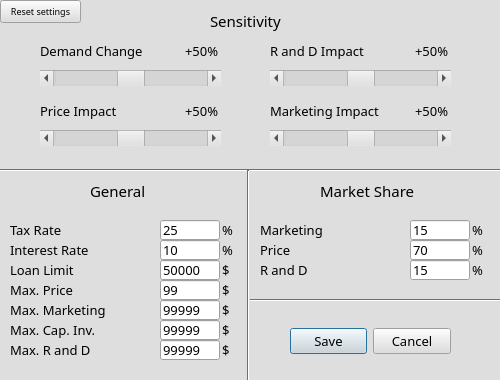
<?xml version="1.0" encoding="UTF-8"?>
<ui version="4.0">
 <class>Dialog_setParameters</class>
 <widget class="QDialog" name="Dialog_setParameters">
  <property name="enabled">
   <bool>true</bool>
  </property>
  <property name="geometry">
   <rect>
    <x>0</x>
    <y>0</y>
    <width>500</width>
    <height>380</height>
   </rect>
  </property>
  <property name="minimumSize">
   <size>
    <width>500</width>
    <height>380</height>
   </size>
  </property>
  <property name="maximumSize">
   <size>
    <width>500</width>
    <height>380</height>
   </size>
  </property>
  <property name="palette">
   <palette>
    <active>
     <colorrole role="WindowText">
      <brush brushstyle="SolidPattern">
       <color alpha="255">
        <red>0</red>
        <green>0</green>
        <blue>0</blue>
       </color>
      </brush>
     </colorrole>
     <colorrole role="Button">
      <brush brushstyle="SolidPattern">
       <color alpha="255">
        <red>222</red>
        <green>222</green>
        <blue>222</blue>
       </color>
      </brush>
     </colorrole>
     <colorrole role="Light">
      <brush brushstyle="SolidPattern">
       <color alpha="255">
        <red>255</red>
        <green>255</green>
        <blue>255</blue>
       </color>
      </brush>
     </colorrole>
     <colorrole role="Midlight">
      <brush brushstyle="SolidPattern">
       <color alpha="255">
        <red>238</red>
        <green>238</green>
        <blue>238</blue>
       </color>
      </brush>
     </colorrole>
     <colorrole role="Dark">
      <brush brushstyle="SolidPattern">
       <color alpha="255">
        <red>111</red>
        <green>111</green>
        <blue>111</blue>
       </color>
      </brush>
     </colorrole>
     <colorrole role="Mid">
      <brush brushstyle="SolidPattern">
       <color alpha="255">
        <red>148</red>
        <green>148</green>
        <blue>148</blue>
       </color>
      </brush>
     </colorrole>
     <colorrole role="Text">
      <brush brushstyle="SolidPattern">
       <color alpha="255">
        <red>0</red>
        <green>0</green>
        <blue>0</blue>
       </color>
      </brush>
     </colorrole>
     <colorrole role="BrightText">
      <brush brushstyle="SolidPattern">
       <color alpha="255">
        <red>255</red>
        <green>255</green>
        <blue>255</blue>
       </color>
      </brush>
     </colorrole>
     <colorrole role="ButtonText">
      <brush brushstyle="SolidPattern">
       <color alpha="255">
        <red>0</red>
        <green>0</green>
        <blue>0</blue>
       </color>
      </brush>
     </colorrole>
     <colorrole role="Base">
      <brush brushstyle="SolidPattern">
       <color alpha="255">
        <red>255</red>
        <green>255</green>
        <blue>255</blue>
       </color>
      </brush>
     </colorrole>
     <colorrole role="Window">
      <brush brushstyle="SolidPattern">
       <color alpha="255">
        <red>222</red>
        <green>222</green>
        <blue>222</blue>
       </color>
      </brush>
     </colorrole>
     <colorrole role="Shadow">
      <brush brushstyle="SolidPattern">
       <color alpha="255">
        <red>0</red>
        <green>0</green>
        <blue>0</blue>
       </color>
      </brush>
     </colorrole>
     <colorrole role="AlternateBase">
      <brush brushstyle="SolidPattern">
       <color alpha="255">
        <red>238</red>
        <green>238</green>
        <blue>238</blue>
       </color>
      </brush>
     </colorrole>
     <colorrole role="ToolTipBase">
      <brush brushstyle="SolidPattern">
       <color alpha="255">
        <red>255</red>
        <green>255</green>
        <blue>220</blue>
       </color>
      </brush>
     </colorrole>
     <colorrole role="ToolTipText">
      <brush brushstyle="SolidPattern">
       <color alpha="255">
        <red>0</red>
        <green>0</green>
        <blue>0</blue>
       </color>
      </brush>
     </colorrole>
    </active>
    <inactive>
     <colorrole role="WindowText">
      <brush brushstyle="SolidPattern">
       <color alpha="255">
        <red>0</red>
        <green>0</green>
        <blue>0</blue>
       </color>
      </brush>
     </colorrole>
     <colorrole role="Button">
      <brush brushstyle="SolidPattern">
       <color alpha="255">
        <red>222</red>
        <green>222</green>
        <blue>222</blue>
       </color>
      </brush>
     </colorrole>
     <colorrole role="Light">
      <brush brushstyle="SolidPattern">
       <color alpha="255">
        <red>255</red>
        <green>255</green>
        <blue>255</blue>
       </color>
      </brush>
     </colorrole>
     <colorrole role="Midlight">
      <brush brushstyle="SolidPattern">
       <color alpha="255">
        <red>238</red>
        <green>238</green>
        <blue>238</blue>
       </color>
      </brush>
     </colorrole>
     <colorrole role="Dark">
      <brush brushstyle="SolidPattern">
       <color alpha="255">
        <red>111</red>
        <green>111</green>
        <blue>111</blue>
       </color>
      </brush>
     </colorrole>
     <colorrole role="Mid">
      <brush brushstyle="SolidPattern">
       <color alpha="255">
        <red>148</red>
        <green>148</green>
        <blue>148</blue>
       </color>
      </brush>
     </colorrole>
     <colorrole role="Text">
      <brush brushstyle="SolidPattern">
       <color alpha="255">
        <red>0</red>
        <green>0</green>
        <blue>0</blue>
       </color>
      </brush>
     </colorrole>
     <colorrole role="BrightText">
      <brush brushstyle="SolidPattern">
       <color alpha="255">
        <red>255</red>
        <green>255</green>
        <blue>255</blue>
       </color>
      </brush>
     </colorrole>
     <colorrole role="ButtonText">
      <brush brushstyle="SolidPattern">
       <color alpha="255">
        <red>0</red>
        <green>0</green>
        <blue>0</blue>
       </color>
      </brush>
     </colorrole>
     <colorrole role="Base">
      <brush brushstyle="SolidPattern">
       <color alpha="255">
        <red>255</red>
        <green>255</green>
        <blue>255</blue>
       </color>
      </brush>
     </colorrole>
     <colorrole role="Window">
      <brush brushstyle="SolidPattern">
       <color alpha="255">
        <red>222</red>
        <green>222</green>
        <blue>222</blue>
       </color>
      </brush>
     </colorrole>
     <colorrole role="Shadow">
      <brush brushstyle="SolidPattern">
       <color alpha="255">
        <red>0</red>
        <green>0</green>
        <blue>0</blue>
       </color>
      </brush>
     </colorrole>
     <colorrole role="AlternateBase">
      <brush brushstyle="SolidPattern">
       <color alpha="255">
        <red>238</red>
        <green>238</green>
        <blue>238</blue>
       </color>
      </brush>
     </colorrole>
     <colorrole role="ToolTipBase">
      <brush brushstyle="SolidPattern">
       <color alpha="255">
        <red>255</red>
        <green>255</green>
        <blue>220</blue>
       </color>
      </brush>
     </colorrole>
     <colorrole role="ToolTipText">
      <brush brushstyle="SolidPattern">
       <color alpha="255">
        <red>0</red>
        <green>0</green>
        <blue>0</blue>
       </color>
      </brush>
     </colorrole>
    </inactive>
    <disabled>
     <colorrole role="WindowText">
      <brush brushstyle="SolidPattern">
       <color alpha="255">
        <red>111</red>
        <green>111</green>
        <blue>111</blue>
       </color>
      </brush>
     </colorrole>
     <colorrole role="Button">
      <brush brushstyle="SolidPattern">
       <color alpha="255">
        <red>222</red>
        <green>222</green>
        <blue>222</blue>
       </color>
      </brush>
     </colorrole>
     <colorrole role="Light">
      <brush brushstyle="SolidPattern">
       <color alpha="255">
        <red>255</red>
        <green>255</green>
        <blue>255</blue>
       </color>
      </brush>
     </colorrole>
     <colorrole role="Midlight">
      <brush brushstyle="SolidPattern">
       <color alpha="255">
        <red>238</red>
        <green>238</green>
        <blue>238</blue>
       </color>
      </brush>
     </colorrole>
     <colorrole role="Dark">
      <brush brushstyle="SolidPattern">
       <color alpha="255">
        <red>111</red>
        <green>111</green>
        <blue>111</blue>
       </color>
      </brush>
     </colorrole>
     <colorrole role="Mid">
      <brush brushstyle="SolidPattern">
       <color alpha="255">
        <red>148</red>
        <green>148</green>
        <blue>148</blue>
       </color>
      </brush>
     </colorrole>
     <colorrole role="Text">
      <brush brushstyle="SolidPattern">
       <color alpha="255">
        <red>111</red>
        <green>111</green>
        <blue>111</blue>
       </color>
      </brush>
     </colorrole>
     <colorrole role="BrightText">
      <brush brushstyle="SolidPattern">
       <color alpha="255">
        <red>255</red>
        <green>255</green>
        <blue>255</blue>
       </color>
      </brush>
     </colorrole>
     <colorrole role="ButtonText">
      <brush brushstyle="SolidPattern">
       <color alpha="255">
        <red>111</red>
        <green>111</green>
        <blue>111</blue>
       </color>
      </brush>
     </colorrole>
     <colorrole role="Base">
      <brush brushstyle="SolidPattern">
       <color alpha="255">
        <red>222</red>
        <green>222</green>
        <blue>222</blue>
       </color>
      </brush>
     </colorrole>
     <colorrole role="Window">
      <brush brushstyle="SolidPattern">
       <color alpha="255">
        <red>222</red>
        <green>222</green>
        <blue>222</blue>
       </color>
      </brush>
     </colorrole>
     <colorrole role="Shadow">
      <brush brushstyle="SolidPattern">
       <color alpha="255">
        <red>0</red>
        <green>0</green>
        <blue>0</blue>
       </color>
      </brush>
     </colorrole>
     <colorrole role="AlternateBase">
      <brush brushstyle="SolidPattern">
       <color alpha="255">
        <red>222</red>
        <green>222</green>
        <blue>222</blue>
       </color>
      </brush>
     </colorrole>
     <colorrole role="ToolTipBase">
      <brush brushstyle="SolidPattern">
       <color alpha="255">
        <red>255</red>
        <green>255</green>
        <blue>220</blue>
       </color>
      </brush>
     </colorrole>
     <colorrole role="ToolTipText">
      <brush brushstyle="SolidPattern">
       <color alpha="255">
        <red>0</red>
        <green>0</green>
        <blue>0</blue>
       </color>
      </brush>
     </colorrole>
    </disabled>
   </palette>
  </property>
  <property name="windowTitle">
   <string>Economic Parameters</string>
  </property>
  <property name="statusTip">
   <string/>
  </property>
  <property name="whatsThis">
   <string/>
  </property>
  <widget class="QDialogButtonBox" name="buttonBox">
   <property name="geometry">
    <rect>
     <x>290</x>
     <y>325</y>
     <width>161</width>
     <height>32</height>
    </rect>
   </property>
   <property name="font">
    <font>
     <family>Montserrat Medium</family>
     <pointsize>10</pointsize>
    </font>
   </property>
   <property name="orientation">
    <enum>Qt::Horizontal</enum>
   </property>
   <property name="standardButtons">
    <set>QDialogButtonBox::Cancel|QDialogButtonBox::Save</set>
   </property>
  </widget>
  <widget class="QLabel" name="label_Sensitivity">
   <property name="geometry">
    <rect>
     <x>210</x>
     <y>10</y>
     <width>81</width>
     <height>21</height>
    </rect>
   </property>
   <property name="font">
    <font>
     <family>Montserrat Medium</family>
     <pointsize>11</pointsize>
    </font>
   </property>
   <property name="text">
    <string>Sensitivity</string>
   </property>
  </widget>
  <widget class="QScrollBar" name="horizontalScrollBar_DemandChange">
   <property name="geometry">
    <rect>
     <x>40</x>
     <y>70</y>
     <width>181</width>
     <height>16</height>
    </rect>
   </property>
   <property name="minimum">
    <number>-50</number>
   </property>
   <property name="maximum">
    <number>50</number>
   </property>
   <property name="pageStep">
    <number>10</number>
   </property>
   <property name="value">
    <number>0</number>
   </property>
   <property name="sliderPosition">
    <number>0</number>
   </property>
   <property name="orientation">
    <enum>Qt::Horizontal</enum>
   </property>
   <property name="invertedAppearance">
    <bool>false</bool>
   </property>
  </widget>
  <widget class="QScrollBar" name="horizontalScrollBar_RandDImpact">
   <property name="geometry">
    <rect>
     <x>270</x>
     <y>70</y>
     <width>181</width>
     <height>16</height>
    </rect>
   </property>
   <property name="minimum">
    <number>-50</number>
   </property>
   <property name="maximum">
    <number>50</number>
   </property>
   <property name="pageStep">
    <number>10</number>
   </property>
   <property name="value">
    <number>0</number>
   </property>
   <property name="sliderPosition">
    <number>0</number>
   </property>
   <property name="orientation">
    <enum>Qt::Horizontal</enum>
   </property>
   <property name="invertedAppearance">
    <bool>false</bool>
   </property>
  </widget>
  <widget class="QScrollBar" name="horizontalScrollBar_PriceImpact">
   <property name="geometry">
    <rect>
     <x>40</x>
     <y>130</y>
     <width>181</width>
     <height>16</height>
    </rect>
   </property>
   <property name="minimum">
    <number>-50</number>
   </property>
   <property name="maximum">
    <number>50</number>
   </property>
   <property name="pageStep">
    <number>10</number>
   </property>
   <property name="value">
    <number>0</number>
   </property>
   <property name="sliderPosition">
    <number>0</number>
   </property>
   <property name="orientation">
    <enum>Qt::Horizontal</enum>
   </property>
   <property name="invertedAppearance">
    <bool>false</bool>
   </property>
  </widget>
  <widget class="QScrollBar" name="horizontalScrollBar_MarketingImpact">
   <property name="geometry">
    <rect>
     <x>270</x>
     <y>130</y>
     <width>181</width>
     <height>16</height>
    </rect>
   </property>
   <property name="minimum">
    <number>-50</number>
   </property>
   <property name="maximum">
    <number>50</number>
   </property>
   <property name="pageStep">
    <number>10</number>
   </property>
   <property name="value">
    <number>0</number>
   </property>
   <property name="sliderPosition">
    <number>0</number>
   </property>
   <property name="tracking">
    <bool>true</bool>
   </property>
   <property name="orientation">
    <enum>Qt::Horizontal</enum>
   </property>
   <property name="invertedAppearance">
    <bool>false</bool>
   </property>
  </widget>
  <widget class="QLabel" name="label_DemandChange">
   <property name="geometry">
    <rect>
     <x>40</x>
     <y>40</y>
     <width>121</width>
     <height>21</height>
    </rect>
   </property>
   <property name="font">
    <font>
     <family>Montserrat Medium</family>
     <pointsize>10</pointsize>
    </font>
   </property>
   <property name="text">
    <string>Demand Change</string>
   </property>
  </widget>
  <widget class="QLabel" name="label_DemandChange_int">
   <property name="geometry">
    <rect>
     <x>185</x>
     <y>40</y>
     <width>38</width>
     <height>21</height>
    </rect>
   </property>
   <property name="font">
    <font>
     <family>Montserrat Medium</family>
     <pointsize>10</pointsize>
    </font>
   </property>
   <property name="text">
    <string>+50%</string>
   </property>
  </widget>
  <widget class="QLabel" name="label_PriceImpact_int">
   <property name="geometry">
    <rect>
     <x>185</x>
     <y>100</y>
     <width>38</width>
     <height>21</height>
    </rect>
   </property>
   <property name="font">
    <font>
     <family>Montserrat Medium</family>
     <pointsize>10</pointsize>
    </font>
   </property>
   <property name="text">
    <string>+50%</string>
   </property>
  </widget>
  <widget class="QLabel" name="label_PriceImpact">
   <property name="geometry">
    <rect>
     <x>40</x>
     <y>100</y>
     <width>121</width>
     <height>21</height>
    </rect>
   </property>
   <property name="font">
    <font>
     <family>Montserrat Medium</family>
     <pointsize>10</pointsize>
    </font>
   </property>
   <property name="text">
    <string>Price Impact</string>
   </property>
  </widget>
  <widget class="QLabel" name="label_RandDImpact_int">
   <property name="geometry">
    <rect>
     <x>415</x>
     <y>40</y>
     <width>38</width>
     <height>21</height>
    </rect>
   </property>
   <property name="font">
    <font>
     <family>Montserrat Medium</family>
     <pointsize>10</pointsize>
    </font>
   </property>
   <property name="text">
    <string>+50%</string>
   </property>
  </widget>
  <widget class="QLabel" name="label_RandDImpact">
   <property name="geometry">
    <rect>
     <x>270</x>
     <y>40</y>
     <width>121</width>
     <height>21</height>
    </rect>
   </property>
   <property name="font">
    <font>
     <family>Montserrat Medium</family>
     <pointsize>10</pointsize>
    </font>
   </property>
   <property name="text">
    <string>R and D Impact</string>
   </property>
  </widget>
  <widget class="QLabel" name="label_MarketingImpact_int">
   <property name="geometry">
    <rect>
     <x>415</x>
     <y>100</y>
     <width>38</width>
     <height>21</height>
    </rect>
   </property>
   <property name="font">
    <font>
     <family>Montserrat Medium</family>
     <pointsize>10</pointsize>
    </font>
   </property>
   <property name="text">
    <string>+50%</string>
   </property>
  </widget>
  <widget class="QLabel" name="label_MarketingImpact">
   <property name="geometry">
    <rect>
     <x>270</x>
     <y>100</y>
     <width>121</width>
     <height>21</height>
    </rect>
   </property>
   <property name="font">
    <font>
     <family>Montserrat Medium</family>
     <pointsize>10</pointsize>
    </font>
   </property>
   <property name="text">
    <string>Marketing Impact</string>
   </property>
  </widget>
  <widget class="QLabel" name="label_General">
   <property name="geometry">
    <rect>
     <x>90</x>
     <y>180</y>
     <width>61</width>
     <height>21</height>
    </rect>
   </property>
   <property name="font">
    <font>
     <family>Montserrat Medium</family>
     <pointsize>11</pointsize>
    </font>
   </property>
   <property name="text">
    <string>General</string>
   </property>
  </widget>
  <widget class="Line" name="line">
   <property name="geometry">
    <rect>
     <x>-10</x>
     <y>160</y>
     <width>511</width>
     <height>20</height>
    </rect>
   </property>
   <property name="orientation">
    <enum>Qt::Horizontal</enum>
   </property>
  </widget>
  <widget class="Line" name="line_2">
   <property name="geometry">
    <rect>
     <x>240</x>
     <y>170</y>
     <width>16</width>
     <height>241</height>
    </rect>
   </property>
   <property name="frameShadow">
    <enum>QFrame::Sunken</enum>
   </property>
   <property name="orientation">
    <enum>Qt::Vertical</enum>
   </property>
  </widget>
  <widget class="Line" name="line_3">
   <property name="geometry">
    <rect>
     <x>250</x>
     <y>290</y>
     <width>251</width>
     <height>20</height>
    </rect>
   </property>
   <property name="orientation">
    <enum>Qt::Horizontal</enum>
   </property>
  </widget>
  <widget class="QLabel" name="label_TaxRate">
   <property name="geometry">
    <rect>
     <x>10</x>
     <y>220</y>
     <width>110</width>
     <height>20</height>
    </rect>
   </property>
   <property name="font">
    <font>
     <family>Montserrat Medium</family>
     <pointsize>10</pointsize>
    </font>
   </property>
   <property name="text">
    <string>Tax Rate</string>
   </property>
  </widget>
  <widget class="QLineEdit" name="lineEdit_TaxRate">
   <property name="geometry">
    <rect>
     <x>160</x>
     <y>220</y>
     <width>60</width>
     <height>20</height>
    </rect>
   </property>
   <property name="font">
    <font>
     <family>Montserrat Medium</family>
     <pointsize>10</pointsize>
    </font>
   </property>
   <property name="inputMask">
    <string/>
   </property>
   <property name="text">
    <string>25</string>
   </property>
   <property name="maxLength">
    <number>6</number>
   </property>
   <property name="frame">
    <bool>true</bool>
   </property>
   <property name="echoMode">
    <enum>QLineEdit::Normal</enum>
   </property>
   <property name="dragEnabled">
    <bool>false</bool>
   </property>
   <property name="cursorMoveStyle">
    <enum>Qt::LogicalMoveStyle</enum>
   </property>
   <property name="clearButtonEnabled">
    <bool>false</bool>
   </property>
  </widget>
  <widget class="QLabel" name="label_TaxRate_unit">
   <property name="geometry">
    <rect>
     <x>222</x>
     <y>220</y>
     <width>16</width>
     <height>20</height>
    </rect>
   </property>
   <property name="font">
    <font>
     <family>Montserrat Medium</family>
     <pointsize>10</pointsize>
    </font>
   </property>
   <property name="text">
    <string>%</string>
   </property>
  </widget>
  <widget class="QLabel" name="label_InterestRate">
   <property name="geometry">
    <rect>
     <x>10</x>
     <y>240</y>
     <width>110</width>
     <height>20</height>
    </rect>
   </property>
   <property name="font">
    <font>
     <family>Montserrat Medium</family>
     <pointsize>10</pointsize>
    </font>
   </property>
   <property name="text">
    <string>Interest Rate</string>
   </property>
  </widget>
  <widget class="QLabel" name="label_InterestRate_unit">
   <property name="geometry">
    <rect>
     <x>222</x>
     <y>240</y>
     <width>16</width>
     <height>20</height>
    </rect>
   </property>
   <property name="font">
    <font>
     <family>Montserrat Medium</family>
     <pointsize>10</pointsize>
    </font>
   </property>
   <property name="text">
    <string>%</string>
   </property>
  </widget>
  <widget class="QLineEdit" name="lineEdit_InterestRate">
   <property name="geometry">
    <rect>
     <x>160</x>
     <y>240</y>
     <width>60</width>
     <height>20</height>
    </rect>
   </property>
   <property name="font">
    <font>
     <family>Montserrat Medium</family>
     <pointsize>10</pointsize>
    </font>
   </property>
   <property name="inputMask">
    <string/>
   </property>
   <property name="text">
    <string>10</string>
   </property>
   <property name="maxLength">
    <number>6</number>
   </property>
   <property name="frame">
    <bool>true</bool>
   </property>
   <property name="echoMode">
    <enum>QLineEdit::Normal</enum>
   </property>
   <property name="dragEnabled">
    <bool>false</bool>
   </property>
   <property name="cursorMoveStyle">
    <enum>Qt::LogicalMoveStyle</enum>
   </property>
   <property name="clearButtonEnabled">
    <bool>false</bool>
   </property>
  </widget>
  <widget class="QLabel" name="label_LoanLimit">
   <property name="geometry">
    <rect>
     <x>10</x>
     <y>260</y>
     <width>110</width>
     <height>20</height>
    </rect>
   </property>
   <property name="font">
    <font>
     <family>Montserrat Medium</family>
     <pointsize>10</pointsize>
    </font>
   </property>
   <property name="text">
    <string>Loan Limit</string>
   </property>
  </widget>
  <widget class="QLabel" name="label_LoanLimit_unit">
   <property name="geometry">
    <rect>
     <x>222</x>
     <y>260</y>
     <width>16</width>
     <height>20</height>
    </rect>
   </property>
   <property name="font">
    <font>
     <family>Montserrat Medium</family>
     <pointsize>10</pointsize>
    </font>
   </property>
   <property name="text">
    <string>$</string>
   </property>
  </widget>
  <widget class="QLineEdit" name="lineEdit_LoanLimit">
   <property name="geometry">
    <rect>
     <x>160</x>
     <y>260</y>
     <width>60</width>
     <height>20</height>
    </rect>
   </property>
   <property name="font">
    <font>
     <family>Montserrat Medium</family>
     <pointsize>10</pointsize>
    </font>
   </property>
   <property name="inputMask">
    <string/>
   </property>
   <property name="text">
    <string>50000</string>
   </property>
   <property name="maxLength">
    <number>6</number>
   </property>
   <property name="frame">
    <bool>true</bool>
   </property>
   <property name="echoMode">
    <enum>QLineEdit::Normal</enum>
   </property>
   <property name="dragEnabled">
    <bool>false</bool>
   </property>
   <property name="cursorMoveStyle">
    <enum>Qt::LogicalMoveStyle</enum>
   </property>
   <property name="clearButtonEnabled">
    <bool>false</bool>
   </property>
  </widget>
  <widget class="QLabel" name="label_MaxPrice">
   <property name="geometry">
    <rect>
     <x>10</x>
     <y>280</y>
     <width>110</width>
     <height>20</height>
    </rect>
   </property>
   <property name="font">
    <font>
     <family>Montserrat Medium</family>
     <pointsize>10</pointsize>
    </font>
   </property>
   <property name="text">
    <string>Max. Price</string>
   </property>
  </widget>
  <widget class="QLabel" name="label_MaxPrice_unit">
   <property name="geometry">
    <rect>
     <x>222</x>
     <y>280</y>
     <width>16</width>
     <height>20</height>
    </rect>
   </property>
   <property name="font">
    <font>
     <family>Montserrat Medium</family>
     <pointsize>10</pointsize>
    </font>
   </property>
   <property name="text">
    <string>$</string>
   </property>
  </widget>
  <widget class="QLineEdit" name="lineEdit_MaxPrice">
   <property name="geometry">
    <rect>
     <x>160</x>
     <y>280</y>
     <width>60</width>
     <height>20</height>
    </rect>
   </property>
   <property name="font">
    <font>
     <family>Montserrat Medium</family>
     <pointsize>10</pointsize>
    </font>
   </property>
   <property name="inputMask">
    <string/>
   </property>
   <property name="text">
    <string>99</string>
   </property>
   <property name="maxLength">
    <number>6</number>
   </property>
   <property name="frame">
    <bool>true</bool>
   </property>
   <property name="echoMode">
    <enum>QLineEdit::Normal</enum>
   </property>
   <property name="dragEnabled">
    <bool>false</bool>
   </property>
   <property name="cursorMoveStyle">
    <enum>Qt::LogicalMoveStyle</enum>
   </property>
   <property name="clearButtonEnabled">
    <bool>false</bool>
   </property>
  </widget>
  <widget class="QLabel" name="label_MaxMarketing">
   <property name="geometry">
    <rect>
     <x>10</x>
     <y>300</y>
     <width>110</width>
     <height>20</height>
    </rect>
   </property>
   <property name="font">
    <font>
     <family>Montserrat Medium</family>
     <pointsize>10</pointsize>
    </font>
   </property>
   <property name="text">
    <string>Max. Marketing</string>
   </property>
  </widget>
  <widget class="QLabel" name="label_MaxMarketing_unit">
   <property name="geometry">
    <rect>
     <x>222</x>
     <y>300</y>
     <width>16</width>
     <height>20</height>
    </rect>
   </property>
   <property name="font">
    <font>
     <family>Montserrat Medium</family>
     <pointsize>10</pointsize>
    </font>
   </property>
   <property name="text">
    <string>$</string>
   </property>
  </widget>
  <widget class="QLineEdit" name="lineEdit_MaxMarketing">
   <property name="geometry">
    <rect>
     <x>160</x>
     <y>300</y>
     <width>60</width>
     <height>20</height>
    </rect>
   </property>
   <property name="font">
    <font>
     <family>Montserrat Medium</family>
     <pointsize>10</pointsize>
    </font>
   </property>
   <property name="inputMask">
    <string/>
   </property>
   <property name="text">
    <string>99999</string>
   </property>
   <property name="maxLength">
    <number>6</number>
   </property>
   <property name="frame">
    <bool>true</bool>
   </property>
   <property name="echoMode">
    <enum>QLineEdit::Normal</enum>
   </property>
   <property name="dragEnabled">
    <bool>false</bool>
   </property>
   <property name="cursorMoveStyle">
    <enum>Qt::LogicalMoveStyle</enum>
   </property>
   <property name="clearButtonEnabled">
    <bool>false</bool>
   </property>
  </widget>
  <widget class="QLabel" name="label_MaxCapInv">
   <property name="geometry">
    <rect>
     <x>10</x>
     <y>320</y>
     <width>110</width>
     <height>20</height>
    </rect>
   </property>
   <property name="font">
    <font>
     <family>Montserrat Medium</family>
     <pointsize>10</pointsize>
    </font>
   </property>
   <property name="text">
    <string>Max. Cap. Inv.</string>
   </property>
  </widget>
  <widget class="QLabel" name="label_MaxCapInv_unit">
   <property name="geometry">
    <rect>
     <x>222</x>
     <y>320</y>
     <width>16</width>
     <height>20</height>
    </rect>
   </property>
   <property name="font">
    <font>
     <family>Montserrat Medium</family>
     <pointsize>10</pointsize>
    </font>
   </property>
   <property name="text">
    <string>$</string>
   </property>
  </widget>
  <widget class="QLineEdit" name="lineEdit_MaxCapInv">
   <property name="geometry">
    <rect>
     <x>160</x>
     <y>320</y>
     <width>60</width>
     <height>20</height>
    </rect>
   </property>
   <property name="font">
    <font>
     <family>Montserrat Medium</family>
     <pointsize>10</pointsize>
    </font>
   </property>
   <property name="inputMask">
    <string/>
   </property>
   <property name="text">
    <string>99999</string>
   </property>
   <property name="maxLength">
    <number>6</number>
   </property>
   <property name="frame">
    <bool>true</bool>
   </property>
   <property name="echoMode">
    <enum>QLineEdit::Normal</enum>
   </property>
   <property name="dragEnabled">
    <bool>false</bool>
   </property>
   <property name="cursorMoveStyle">
    <enum>Qt::LogicalMoveStyle</enum>
   </property>
   <property name="clearButtonEnabled">
    <bool>false</bool>
   </property>
  </widget>
  <widget class="QLabel" name="label_MaxRandD">
   <property name="geometry">
    <rect>
     <x>10</x>
     <y>340</y>
     <width>110</width>
     <height>20</height>
    </rect>
   </property>
   <property name="font">
    <font>
     <family>Montserrat Medium</family>
     <pointsize>10</pointsize>
    </font>
   </property>
   <property name="text">
    <string>Max. R and D</string>
   </property>
  </widget>
  <widget class="QLabel" name="label_MaxRandD_unit">
   <property name="geometry">
    <rect>
     <x>222</x>
     <y>340</y>
     <width>16</width>
     <height>20</height>
    </rect>
   </property>
   <property name="font">
    <font>
     <family>Montserrat Medium</family>
     <pointsize>10</pointsize>
    </font>
   </property>
   <property name="text">
    <string>$</string>
   </property>
  </widget>
  <widget class="QLineEdit" name="lineEdit_MaxRandD">
   <property name="geometry">
    <rect>
     <x>160</x>
     <y>340</y>
     <width>60</width>
     <height>20</height>
    </rect>
   </property>
   <property name="font">
    <font>
     <family>Montserrat Medium</family>
     <pointsize>10</pointsize>
    </font>
   </property>
   <property name="inputMask">
    <string/>
   </property>
   <property name="text">
    <string>99999</string>
   </property>
   <property name="maxLength">
    <number>6</number>
   </property>
   <property name="frame">
    <bool>true</bool>
   </property>
   <property name="echoMode">
    <enum>QLineEdit::Normal</enum>
   </property>
   <property name="dragEnabled">
    <bool>false</bool>
   </property>
   <property name="cursorMoveStyle">
    <enum>Qt::LogicalMoveStyle</enum>
   </property>
   <property name="clearButtonEnabled">
    <bool>false</bool>
   </property>
  </widget>
  <widget class="QLabel" name="label_RandD_unit">
   <property name="geometry">
    <rect>
     <x>472</x>
     <y>260</y>
     <width>16</width>
     <height>20</height>
    </rect>
   </property>
   <property name="font">
    <font>
     <family>Montserrat Medium</family>
     <pointsize>10</pointsize>
    </font>
   </property>
   <property name="text">
    <string>%</string>
   </property>
  </widget>
  <widget class="QLabel" name="label_Price_unit">
   <property name="geometry">
    <rect>
     <x>472</x>
     <y>240</y>
     <width>16</width>
     <height>20</height>
    </rect>
   </property>
   <property name="font">
    <font>
     <family>Montserrat Medium</family>
     <pointsize>10</pointsize>
    </font>
   </property>
   <property name="text">
    <string>%</string>
   </property>
  </widget>
  <widget class="QLabel" name="label_Marketing">
   <property name="geometry">
    <rect>
     <x>260</x>
     <y>220</y>
     <width>110</width>
     <height>20</height>
    </rect>
   </property>
   <property name="font">
    <font>
     <family>Montserrat Medium</family>
     <pointsize>10</pointsize>
    </font>
   </property>
   <property name="text">
    <string>Marketing</string>
   </property>
  </widget>
  <widget class="QLabel" name="label_Price">
   <property name="geometry">
    <rect>
     <x>260</x>
     <y>240</y>
     <width>110</width>
     <height>20</height>
    </rect>
   </property>
   <property name="font">
    <font>
     <family>Montserrat Medium</family>
     <pointsize>10</pointsize>
    </font>
   </property>
   <property name="text">
    <string>Price</string>
   </property>
  </widget>
  <widget class="QLabel" name="label_Marketing_unit">
   <property name="geometry">
    <rect>
     <x>472</x>
     <y>220</y>
     <width>16</width>
     <height>20</height>
    </rect>
   </property>
   <property name="font">
    <font>
     <family>Montserrat Medium</family>
     <pointsize>10</pointsize>
    </font>
   </property>
   <property name="text">
    <string>%</string>
   </property>
  </widget>
  <widget class="QLabel" name="label_RandD">
   <property name="geometry">
    <rect>
     <x>260</x>
     <y>260</y>
     <width>110</width>
     <height>20</height>
    </rect>
   </property>
   <property name="font">
    <font>
     <family>Montserrat Medium</family>
     <pointsize>10</pointsize>
    </font>
   </property>
   <property name="text">
    <string>R and D</string>
   </property>
  </widget>
  <widget class="QLineEdit" name="lineEdit_RandD">
   <property name="geometry">
    <rect>
     <x>410</x>
     <y>260</y>
     <width>60</width>
     <height>20</height>
    </rect>
   </property>
   <property name="font">
    <font>
     <family>Montserrat Medium</family>
     <pointsize>10</pointsize>
    </font>
   </property>
   <property name="inputMask">
    <string/>
   </property>
   <property name="text">
    <string>15</string>
   </property>
   <property name="maxLength">
    <number>2</number>
   </property>
   <property name="frame">
    <bool>true</bool>
   </property>
   <property name="echoMode">
    <enum>QLineEdit::Normal</enum>
   </property>
   <property name="dragEnabled">
    <bool>false</bool>
   </property>
   <property name="cursorMoveStyle">
    <enum>Qt::LogicalMoveStyle</enum>
   </property>
   <property name="clearButtonEnabled">
    <bool>false</bool>
   </property>
  </widget>
  <widget class="QLineEdit" name="lineEdit_Price">
   <property name="geometry">
    <rect>
     <x>410</x>
     <y>240</y>
     <width>60</width>
     <height>20</height>
    </rect>
   </property>
   <property name="font">
    <font>
     <family>Montserrat Medium</family>
     <pointsize>10</pointsize>
    </font>
   </property>
   <property name="inputMask">
    <string/>
   </property>
   <property name="text">
    <string>70</string>
   </property>
   <property name="maxLength">
    <number>2</number>
   </property>
   <property name="frame">
    <bool>true</bool>
   </property>
   <property name="echoMode">
    <enum>QLineEdit::Normal</enum>
   </property>
   <property name="dragEnabled">
    <bool>false</bool>
   </property>
   <property name="cursorMoveStyle">
    <enum>Qt::LogicalMoveStyle</enum>
   </property>
   <property name="clearButtonEnabled">
    <bool>false</bool>
   </property>
  </widget>
  <widget class="QLineEdit" name="lineEdit_Marketing">
   <property name="geometry">
    <rect>
     <x>410</x>
     <y>220</y>
     <width>60</width>
     <height>20</height>
    </rect>
   </property>
   <property name="font">
    <font>
     <family>Montserrat Medium</family>
     <pointsize>10</pointsize>
    </font>
   </property>
   <property name="inputMask">
    <string/>
   </property>
   <property name="text">
    <string>15</string>
   </property>
   <property name="maxLength">
    <number>2</number>
   </property>
   <property name="frame">
    <bool>true</bool>
   </property>
   <property name="echoMode">
    <enum>QLineEdit::Normal</enum>
   </property>
   <property name="dragEnabled">
    <bool>false</bool>
   </property>
   <property name="cursorMoveStyle">
    <enum>Qt::LogicalMoveStyle</enum>
   </property>
   <property name="clearButtonEnabled">
    <bool>false</bool>
   </property>
  </widget>
  <widget class="QLabel" name="label_MarketShare">
   <property name="geometry">
    <rect>
     <x>320</x>
     <y>180</y>
     <width>101</width>
     <height>21</height>
    </rect>
   </property>
   <property name="font">
    <font>
     <family>Montserrat Medium</family>
     <pointsize>11</pointsize>
    </font>
   </property>
   <property name="text">
    <string>Market Share</string>
   </property>
  </widget>
  <widget class="QPushButton" name="pushButton_ResetSettings">
   <property name="geometry">
    <rect>
     <x>0</x>
     <y>0</y>
     <width>81</width>
     <height>23</height>
    </rect>
   </property>
   <property name="font">
    <font>
     <family>Montserrat Medium</family>
     <pointsize>7</pointsize>
    </font>
   </property>
   <property name="toolTip">
    <string>Return default settings</string>
   </property>
   <property name="statusTip">
    <string/>
   </property>
   <property name="accessibleName">
    <string/>
   </property>
   <property name="accessibleDescription">
    <string/>
   </property>
   <property name="text">
    <string>Reset settings</string>
   </property>
  </widget>
 </widget>
 <resources/>
 <connections>
  <connection>
   <sender>buttonBox</sender>
   <signal>accepted()</signal>
   <receiver>Dialog_setParameters</receiver>
   <slot>accept()</slot>
   <hints>
    <hint type="sourcelabel">
     <x>248</x>
     <y>254</y>
    </hint>
    <hint type="destinationlabel">
     <x>157</x>
     <y>274</y>
    </hint>
   </hints>
  </connection>
  <connection>
   <sender>buttonBox</sender>
   <signal>rejected()</signal>
   <receiver>Dialog_setParameters</receiver>
   <slot>reject()</slot>
   <hints>
    <hint type="sourcelabel">
     <x>316</x>
     <y>260</y>
    </hint>
    <hint type="destinationlabel">
     <x>286</x>
     <y>274</y>
    </hint>
   </hints>
  </connection>
 </connections>
</ui>
